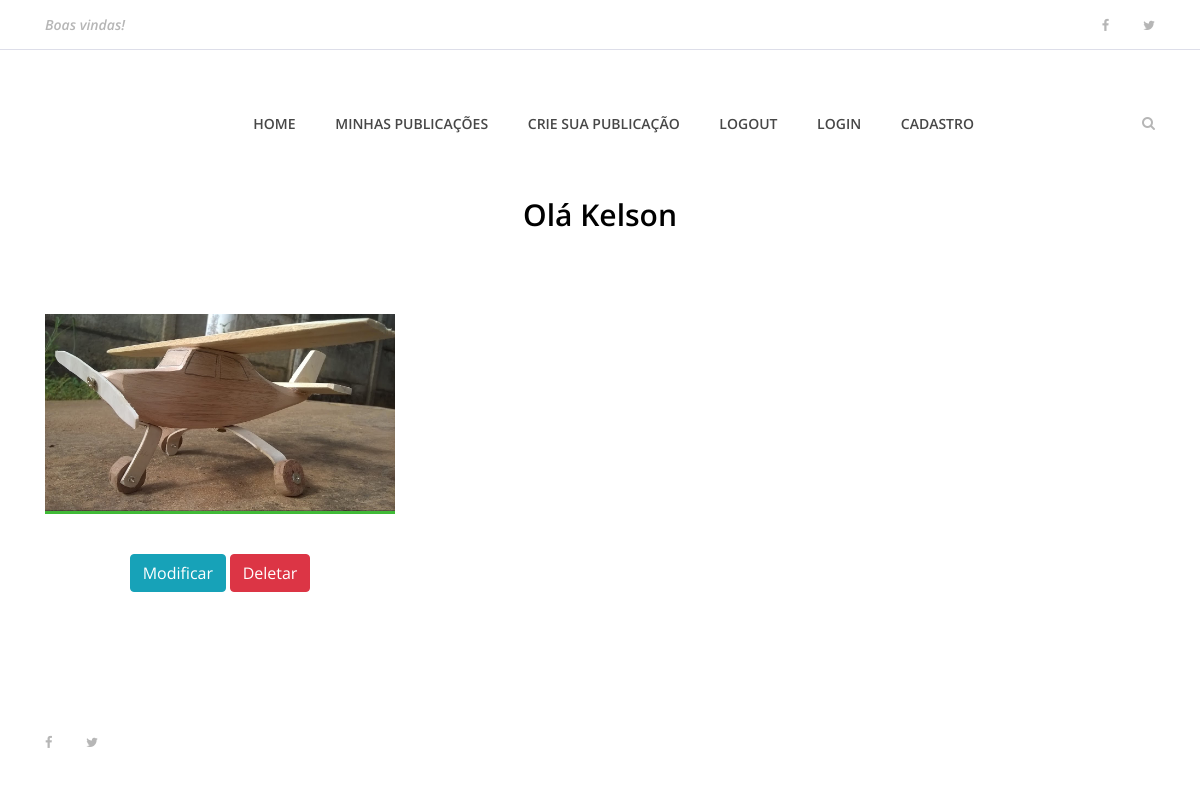
The page /usuarios/dashboard (signed in) on the database as committed earlier.
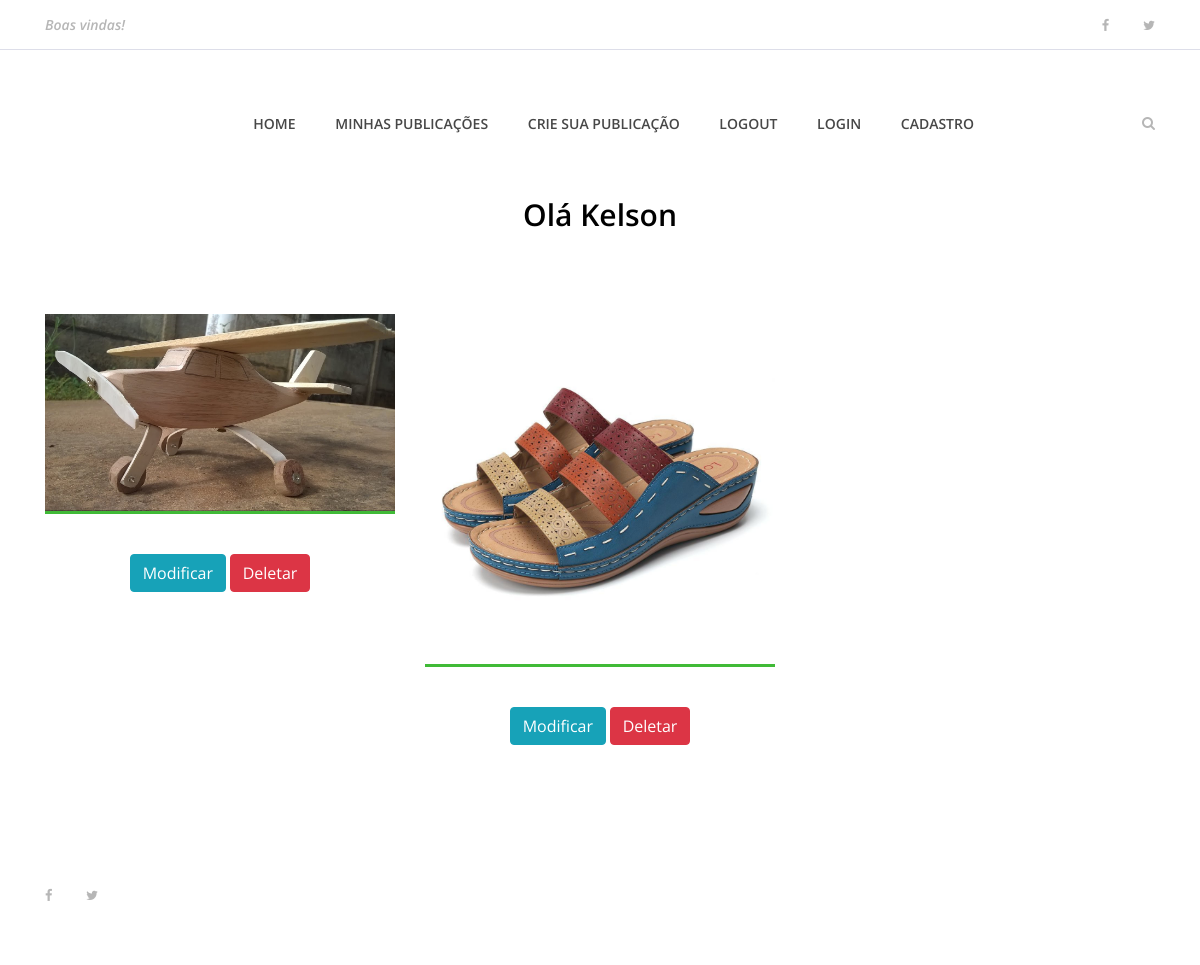
The same page on the database as committed later.
### publicacao/models.py (models this page shows)
class Publicacao(models.Model):
    usuario = models.ForeignKey(Usuario, on_delete=models.CASCADE)
    nome_publicacao = models.CharField(max_length=200)
    descricao = models.TextField()
    categoria = models.CharField(max_length=100)
    preco = models.FloatField()
    data_publicacao = models.DateField(default=datetime.now, blank=True)
    publicada = models.BooleanField(default=False)
    foto_publicacao = models.ImageField(upload_to='fotos/%d/%m/%Y', blank = True)
    def __str__(self):
        return "Nome do objeto é = %s" % self.foto_publicacao

### user/views.py (the view)
# urls.py: path('dashboard', views.dashboard, name='dashboard'),
def dashboard(request):
    if request.user.is_authenticated: # verifico o usuario está autenticado
        print('Usuario do Django' + str(request.user.id))
        usuario = get_object_or_404(Usuario,pk=request.user.id)
        print(usuario)
        publicacoes = Publicacao.objects.order_by('-data_publicacao').filter(usuario = usuario.id)
        dados = {
            'publicacoes' : publicacoes
        }
        print(dados)
        return render(request, 'usuarios/dashboard.html', dados)
    else:
        return redirect('index')

### user/models.py (called while the page is built)
    def __str__(self):
        return "Nome do objeto é = %s" % self.nome

### templates/usuarios/dashboard.html (shortened to what this page needs)
{% extends 'base.html' %}
{% load static %}
{% block content %}
    {% include 'partials/_menu.html' %}
<div class="contact-area section-padding-0">
   <div class="container">
       <div class="row">
           <div class="col-12">
               <div class="section-heading">
                   <h3>Olá {{ user.username }}</h3>
               </div>
           </div>
       </div>
   </div>
</div>
    <section class="best-receipe-area">
        <div class="container">
            <div class="row">
                {% if publicacoes %}
                {% for publicacao in publicacoes %}
                <div class="col-12 col-sm-6 col-lg-4">
                    <div class="single-best-receipe-area mb-30">
                        {% if publicacao.foto_publicacao == '' %}
                        <img src="{% static 'img/bg-img/foto_receita.png' %}" alt="">
                        {% else %}
                            <img src="{{ publicacao.foto_publicacao.url }}" alt="">
                        {% endif %}
                        <div class="receipe-content">
                            <a href="{% url 'publicacao' publicacao.id %}">
                                <a href="{% url 'edita_publicacao' publicacao.id %}" type="button" class="btn btn-info">Modificar</a>
                                <a href="{% url 'deleta_publicacao' publicacao.id %}" type="button" class="btn btn-danger">Deletar</a>
                            </a>
                        </div>
                    </div>
                </div>
                {% endfor %}
                {% endif %}
            </div>
        </div>
    </section>
{% include 'partials/_footer.html' %}
{% endblock %}

### templates/base.html (shortened to what this page needs)
<!DOCTYPE html>
{% load static %}
<html lang="en">
<head>
    <link rel="stylesheet" href="{% static 'site.css' %}">
</head>
<body>
    {% block content %}
    {% endblock %}
</body>
</html>

### templates/partials/_busca.html (shortened to what this page needs)
{% load static %}

### templates/partials/_menu.html (shortened to what this page needs)
{% load static %}
<header class="header-area">
    <div class="top-header-area">
        <div class="container h-100">
            <div class="row h-100 align-items-center justify-content-between">
                <div class="col-12 col-sm-6">
                    <div class="breaking-news">
                        <div id="breakingNewsTicker" class="ticker">
                            <ul>
                                <li><a href="">Boas vindas!</a></li>
                            </ul>
                        </div>
                    </div>
                </div>
                <div class="col-12 col-sm-6">
                    <div class="top-social-info text-right">
                        <a href=""><i class="fa fa-facebook" aria-hidden="true"></i></a>
                        <a href=""><i class="fa fa-twitter" aria-hidden="true"></i></a>
                    </div>
                </div>
            </div>
        </div>
    </div>
    <div class="delicious-main-menu">
        <div class="classy-nav-container breakpoint-off">
            <div class="container">
                <nav class="classy-navbar justify-content-between" id="deliciousNav">
                    <div class="classy-menu">
                        <div class="classynav">
                            <ul>
                                <li><a href="{% url 'index' %}">Home</a></li>
                                    <li><a href="#">Minhas Publicações</a></li>
                                    <li><a href="{% url 'criar_publicacao' %}">Crie sua Publicação</a></li>
                                    <li><a href="{% url 'logout' %}">Logout</a></li>
                                    <li><a href="{% url 'login' %}">Login</a></li>
                                    <li><a href="{% url 'cadastro' %}">Cadastro</a></li>
                            </ul>
                            <div class="search-btn">
                                <i class="fa fa-search" aria-hidden="true"></i>
                            </div>
                        </div>
                    </div>
                </nav>
            </div>
        </div>
    </div>
</header>

### templates/partials/_footer.html (shortened to what this page needs)
{% load static %}
<footer class="footer-area">
    <div class="container h-100">
        <div class="row h-100">
            <div class="col-12 h-100 d-flex flex-wrap align-items-center justify-content-between">
                <div class="footer-social-info text-right">
                    <a href="#"><i class="fa fa-facebook" aria-hidden="true"></i></a>
                    <a href="#"><i class="fa fa-twitter" aria-hidden="true"></i></a>
                </div>
            </div>
        </div>
    </div>
</footer>

### TocDoArtesao/static/site.css (style rules this page uses)
* { margin: 0; padding: 0; }
body { font-family: "Open Sans", sans-serif; font-size: 14px; }
h1, h2, h3, h4, h5, h6 { color: #000000; line-height: 1.3; font-weight: 600; }
a, a:hover, a:focus { -webkit-transition-duration: 500ms; transition-duration: 500ms; text-decoration: none; outline: 0 solid transparent; color: #000000; font-weight: 600; font-size: 14px; color: #474747; }
ul, ol { margin: 0; }
ul li, ol li { list-style: none; }
img { height: auto; max-width: 100%; }
.mb-30 { margin-bottom: 30px !important; }
.section-heading { position: relative; z-index: 1; margin-bottom: 80px; text-align: center; }
.section-heading h3 { font-size: 30px; margin-bottom: 0; }
.header-area { position: relative; z-index: 100; width: 100%; }
.header-area .top-header-area { width: 100%; height: 50px; background-color: #ffffff; border-bottom: 1px solid #dddee9; }
.header-area .top-header-area .breaking-news { position: relative; z-index: 1; }
.header-area .top-header-area .breaking-news .ticker { width: 100%; text-align: left; position: relative; overflow: hidden; }
.header-area .top-header-area .breaking-news .ticker ul { width: 100%; position: relative; z-index: 1; }
.header-area .top-header-area .breaking-news .ticker ul li { display: none; width: 100%; }
.header-area .top-header-area .breaking-news .ticker ul li a { font-size: 14px; color: #b6b6b6; font-style: italic; }
.header-area .top-header-area .top-social-info a { display: inline-block; color: #b6b6b6; font-size: 13px; margin-right: 30px; }
.header-area .top-header-area .top-social-info a:last-child { margin-right: 0; }
.header-area .delicious-main-menu { position: relative; width: 100%; z-index: 100; height: 145px; }
.header-area .delicious-main-menu .classy-nav-container { background-color: transparent; }
.header-area .delicious-main-menu .classy-navbar { height: 145px; padding: 0; }
.header-area .delicious-main-menu .classy-navbar .classynav ul li a { font-weight: 600; }
.header-area .delicious-main-menu .classy-navbar .classynav > ul > li > a { text-transform: uppercase; padding: 12px 18px 11px; background-color: transparent; border-bottom: 3px solid transparent; line-height: 1; color: #474747; font-weight: 600; }
.header-area .delicious-main-menu .classynav .search-btn { color: #b6b6b6; margin-left: 150px; cursor: pointer; -webkit-transition-duration: 500ms; transition-duration: 500ms; }
.header-area .delicious-main-menu .classynav .search-btn i { -webkit-transition-duration: 500ms; transition-duration: 500ms; }
.best-receipe-area { position: relative; z-index: 1; padding-bottom: 50px; }
.single-best-receipe-area { position: relative; z-index: 1; }
.single-best-receipe-area img { border-bottom: 3px solid #40ba37; }
.single-best-receipe-area .receipe-content { padding-top: 30px; text-align: center; }
.footer-area { position: relative; z-index: 1; width: 100%; height: 140px; background-color: #ffffff; }
.footer-area .footer-social-info { padding-right: 15px; }
.footer-area .footer-social-info a { display: inline-block; color: #b6b6b6; font-size: 13px; margin-right: 30px; }
.footer-area .footer-social-info a:last-child { margin-right: 0; }

Rows that differ between the two databases and show on the page:
added Publicacao: foto_publicacao (picture)
